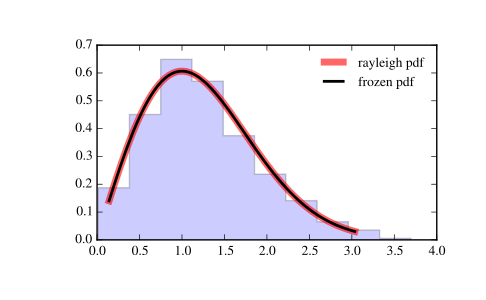

Recreate this plot in Python.
from scipy.stats import rayleigh
import matplotlib.pyplot as plt
fig, ax = plt.subplots(1, 1)

# Calculate a few first moments:

mean, var, skew, kurt = rayleigh.stats(moments='mvsk')

# Display the probability density function (``pdf``):

x = np.linspace(rayleigh.ppf(0.01),
                rayleigh.ppf(0.99), 100)
ax.plot(x, rayleigh.pdf(x),
       'r-', lw=5, alpha=0.6, label='rayleigh pdf')

# Alternatively, the distribution object can be called (as a function)
# to fix the shape, location and scale parameters. This returns a "frozen"
# RV object holding the given parameters fixed.

# Freeze the distribution and display the frozen ``pdf``:

rv = rayleigh()
ax.plot(x, rv.pdf(x), 'k-', lw=2, label='frozen pdf')

# Check accuracy of ``cdf`` and ``ppf``:

vals = rayleigh.ppf([0.001, 0.5, 0.999])
np.allclose([0.001, 0.5, 0.999], rayleigh.cdf(vals))
# True

# Generate random numbers:

r = rayleigh.rvs(size=1000)

# And compare the histogram:

ax.hist(r, normed=True, histtype='stepfilled', alpha=0.2)
ax.legend(loc='best', frameon=False)
plt.show()
